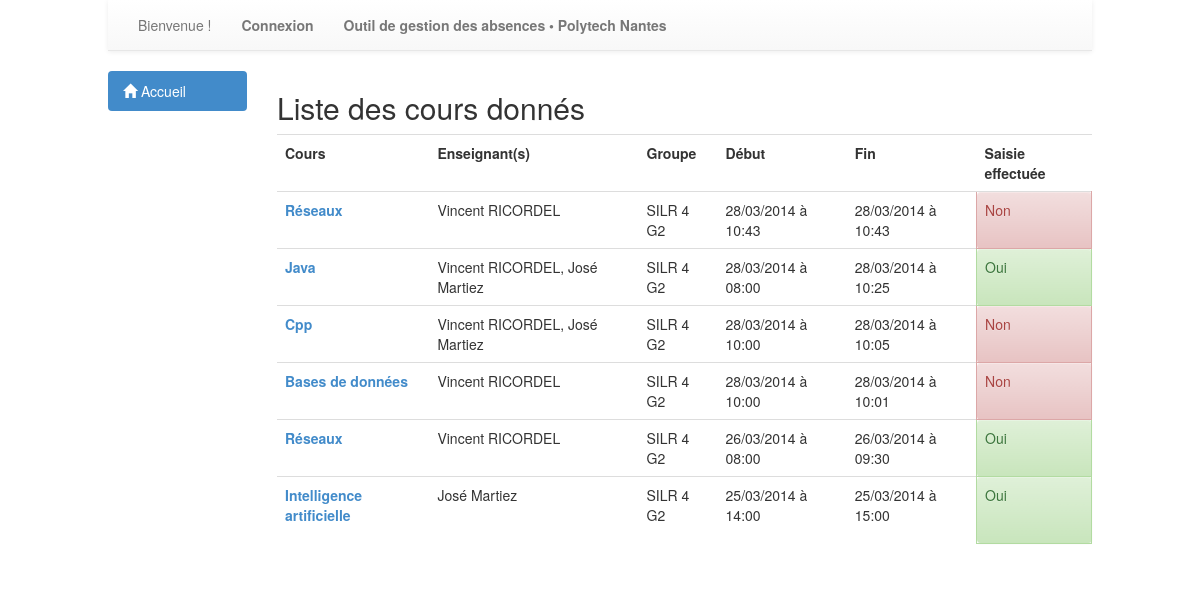
/absences/cours/liste/, run on the app's committed database.
### absences/models.py (models this page shows, shortened)
class Cours (models.Model):
	dateDebut = models.DateTimeField(auto_now = False, auto_now_add = False)
	dateFin = models.DateTimeField(auto_now = False, auto_now_add = False)
	saisieEffectuee = models.BooleanField(default = False)
	matiere = models.ForeignKey(Matiere)
	donne_a = models.ManyToManyField(Groupe, related_name='donne_a')
	donne_par = models.ManyToManyField(Enseignant, related_name = 'donne_par')

class Matiere (models.Model):
	intitule = models.CharField(max_length = 200)

class Utilisateur(models.Model):
	user = models.OneToOneField(User)

class Enseignant(Utilisateur):
	pass

class Utilisateur(models.Model):
	user = models.OneToOneField(User)

class Groupe(models.Model):
	nom = models.CharField(max_length=200)
	etudiants = models.ManyToManyField(Etudiant, related_name='membresGroupe+')

### absences/views.py (the view)
class CoursListView(ListView):
	model = Cours
	context_object_name = 'listeCours'
	template_name = 'absences/listeCours.html'
	paginate_by = 10
	def get_queryset(self):
		return Cours.objects.order_by('-dateFin')

### absences/context_processor.py (called while the page is built, shortened)
def getNombres (request):
	nb = {}
	nb['absences'] = 0
	nb['nonSaisis'] = 0
	try:
		etudiant = Etudiant.objects.get(user=request.user)
		nb['absences'] = Absence.objects.filter(etudiant = etudiant, justifie = False).count()
	except:
		nb['absences'] = 0
		try:
			enseignant = Enseignant.objects.get(user=request.user)
			cours = Cours.objects.filter(donne_par = enseignant, saisieEffectuee = False, dateFin__lte = datetime.now())
			nb['nonSaisis'] = cours.count()
		except:
			nb['nonSaisis'] = 0
	return {'nb':nb}

def determinerGroupe(request):
	groupeUtilisateur = {}
	groupeUtilisateur['etudiant'] = None
	groupeUtilisateur['secretaire'] = None
	groupeUtilisateur['enseignant'] = None
	try:
		groupes = request.user.groups.all()
	except:
		groupeUtilisateur['etudiant'] = None
		groupeUtilisateur['secretaire'] = None
		groupeUtilisateur['enseignant'] = None
	return {'groupeUtilisateur':groupeUtilisateur}

### absences/templates/absences/listeCours.html (shortened to what this page needs)
{% extends 'general.html' %}
{%block content %}
<h2>Liste des cours donnés</h2>
<table class="table table-hover">
	<tr>
		<th>Cours</th>
		<th>Enseignant(s)</th>
		<th>Groupe</th>
		<th>Début</th>
		<th>Fin</th>
		{% if nonRenseignes %}
			<th>Saisir les absence</th>
		{% else %}
			<th>Saisie effectuée</th>
		{% endif %}
	</tr>
{% for cours in listeCours %}
	<tr>
		<td><p><strong><a href="{% url 'absences:consultationCours' cours.id %}" title="Voir les absences">{{cours.matiere.intitule}}</a></strong></p></td>
		<td>{% for enseignant in cours.donne_par.all %} {{enseignant.user.first_name}} {{enseignant.user.last_name}}{% if not forloop.last %}, {%endif%}{% endfor %}</td>
		<td>{% for groupe in cours.donne_a.all %} {{groupe.nom}}{% if not forloop.last %}, {%endif%}{% endfor %}</td>
		<td>{{cours.dateDebut|date:"d/m/Y"}} à {{cours.dateDebut|time:"H:i"}}</td>
		<td>{{cours.dateFin|date:"d/m/Y"}} à {{cours.dateFin|time:"H:i"}}</td>
		{% if not nonRenseignes %}
			{% if cours.saisieEffectuee %}
				<td class="alert alert-success">Oui</td>
			{% else %}
				<td class="alert alert-danger">Non</td>
			{% endif %}
		{% else %}
			<td><a href="{% url 'absences:saisieAbsences' cours.id %}"><button type="button" class="btn btn-default"><span class="glyphicon glyphicon-pencil"></span> Saisir les absences</button></a></td>
		{% endif %}
	</tr>
	{%empty%}
	<tr>
		<td colspan="6">Aucun cours ne correspond à cette date</td>
	</tr>
{% endfor %}
</table>
{%endblock %}

### data on the page
Cours: matiere.intitule "Réseaux", dateDebut "28/03/2014", dateDebut "10:43", dateFin "28/03/2014", dateFin "10:43", saisieEffectuee "Non"
Enseignant: user.first_name "Vincent", user.last_name "RICORDEL"
Groupe: nom "SILR 4 G2"
Cours: matiere.intitule "Java", dateDebut "28/03/2014", dateDebut "08:00", dateFin "28/03/2014", dateFin "10:25", saisieEffectuee "Oui"
Enseignant: user.first_name "José", user.last_name "Martiez"
Cours: matiere.intitule "Cpp", dateDebut "28/03/2014", dateDebut "10:00", dateFin "28/03/2014", dateFin "10:05", saisieEffectuee "Non"
Cours: matiere.intitule "Bases de données", dateDebut "28/03/2014", dateDebut "10:00", dateFin "28/03/2014", dateFin "10:01", saisieEffectuee "Non"
Cours: matiere.intitule "Réseaux", dateDebut "26/03/2014", dateDebut "08:00", dateFin "26/03/2014", dateFin "09:30", saisieEffectuee "Oui"
Cours: matiere.intitule "Intelligence artificielle", dateDebut "25/03/2014", dateDebut "14:00", dateFin "25/03/2014", dateFin "15:00", saisieEffectuee "Oui"
